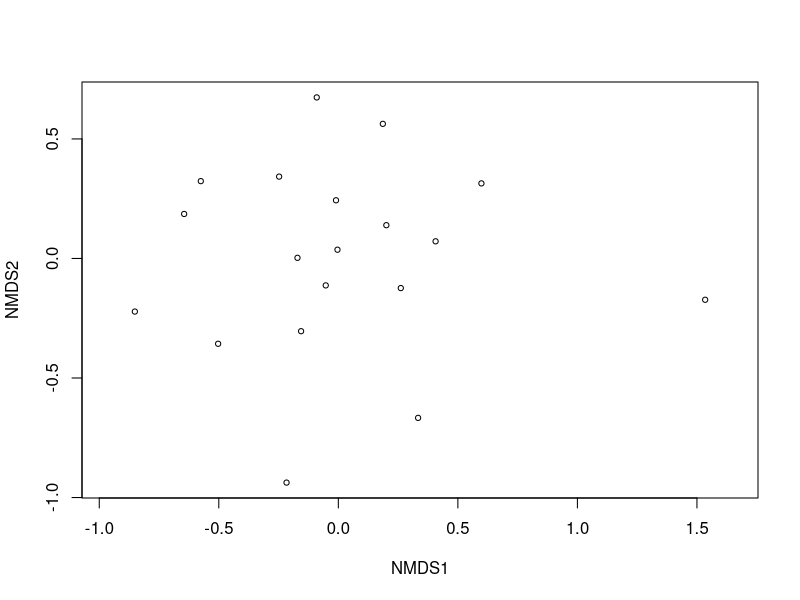
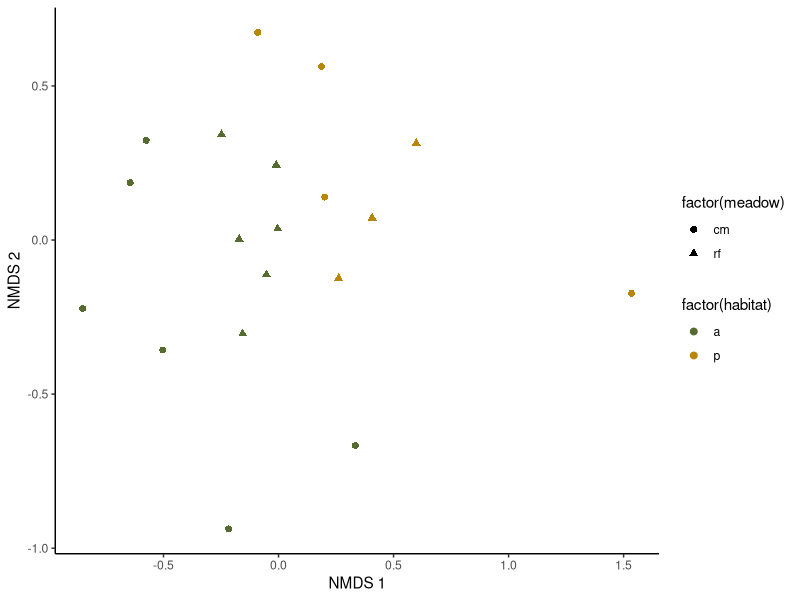

These charts were generated, in order, by the following R code: (Note: this script raises an error after producing the figures.)
library(vegan)
library(tidyverse)
library(here)

### Field data --------------
field.data.raw <- read.csv(here("data/SRWC-seedbank_plant-survey_2023-07-21b.csv"), header = TRUE)

## Color 
fun.palatte <- c("darkolivegreen","darkgoldenrod")

# removing duplicate rows
dup.1 <- which(field.data.raw$plot == "rf.6.a" & field.data.raw$species.code == "unkfb")[2]
dup.2 <- which(field.data.raw$plot == "rf.4.p" & field.data.raw$species.code == "sidore")[2]
drop <- c(dup.1, dup.2)

field.data <- field.data.raw %>% filter(!row_number() %in% drop)

# switching to wide format for vegan
field.wide <- field.data %>%
  pivot_wider(names_from = species.code, values_from = species.count, 
              names_sort = TRUE, values_fill = 0)

view(field.wide)

##Permanova 

# species matrix only
sp.matrix <- field.wide %>% select(abicon:vioadu)

# can also add transect
perma.field <- adonis2(sp.matrix ~ habitat + meadow, 
                    data = field.wide, method ="jaccard")

perma.field



## Code for plotting NMDS

jaccard.dist <- vegdist(sp.matrix, method="jaccard")
nmds <- metaMDS(jaccard.dist, k=2, tol=0.001, maxit=100) # figures out where the points should go

# basic plotting option
plot(nmds)

## ggplot option
nmdsPlot <- tibble(x=nmds$points[,1], y=nmds$points[,2])
nmdsPlot[,c('meadow','habitat','transect','plot')] <- 
  field.wide[,c('meadow','habitat','transect','plot')]

ggplot(nmdsPlot, aes(x, y, shape=factor(meadow), color=factor(habitat))) +
  geom_point(size=2) + 
  scale_color_manual(values = fun.palatte) +
  theme_classic() +
  xlab('NMDS 1') +
  ylab('NMDS 2')

ggsave(plot = nmdsPlot , filename = "figures/NMDS_species_field.data.png", width = 6, height = 4, units = "in")

## Greenhouse data ---------------
view(greenhouse.sum.clean)

# using greenhouse.sum.clean data from Rmd file

plot.info <- field.wide %>% select(meadow, habitat, transect, plot)

# switching to wide format for vegan
greenhouse.wide <- greenhouse.sum.clean %>%
  left_join(plot.info, by = "plot") %>%
  pivot_wider(names_from = species, values_from = count.max, 
              names_sort = TRUE, values_fill = 0)

view(greenhouse.wide)

##Permanova 

# species matrix only
gh.sp.matrix <- greenhouse.wide %>% select(bunny.ears.boo:white.based.flat.soft.grass)

perma.gh <- adonis2(gh.sp.matrix ~ habitat + meadow, 
                   data = greenhouse.wide, method ="bray")

perma.gh
